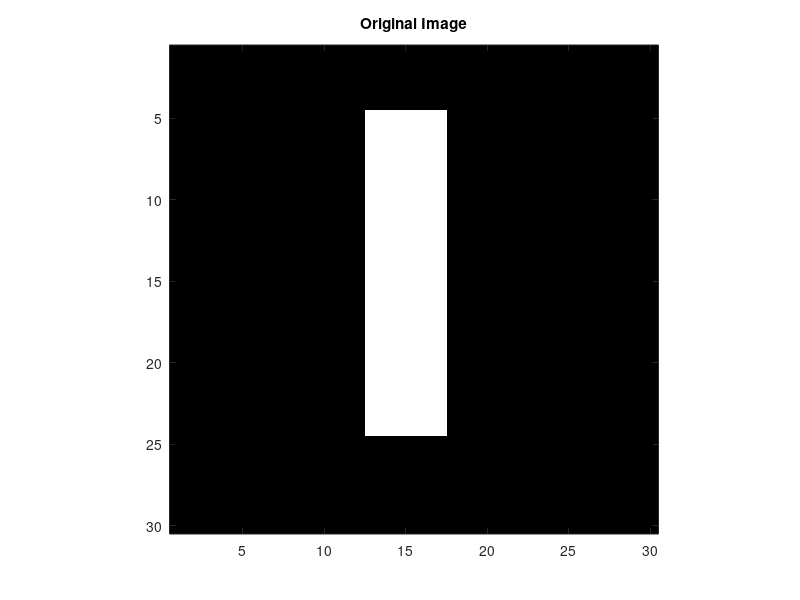
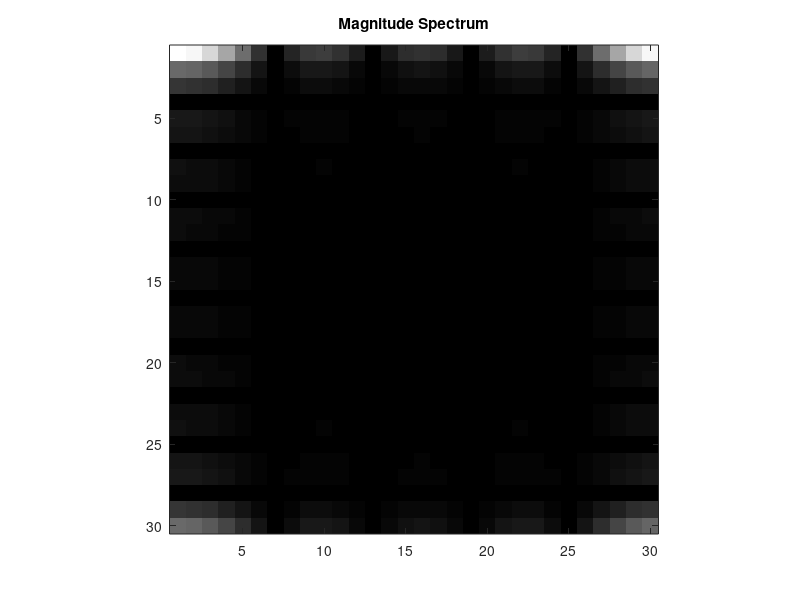
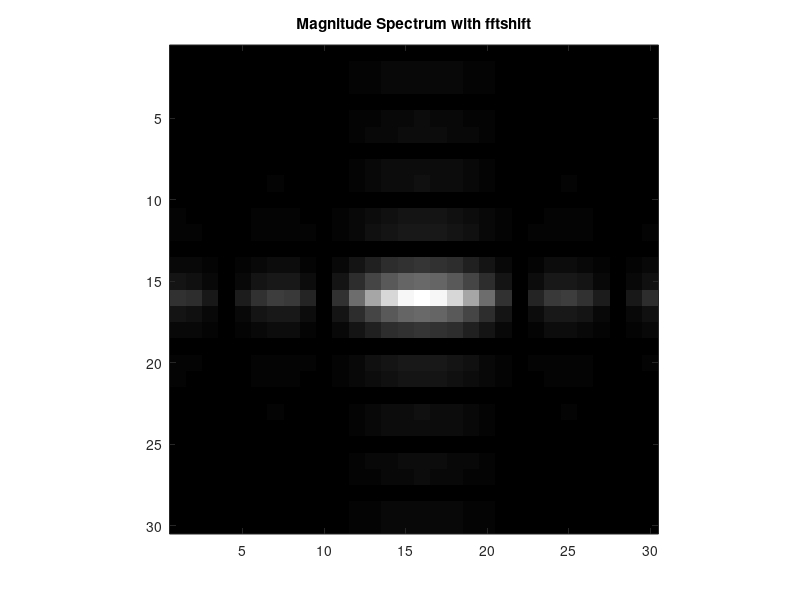
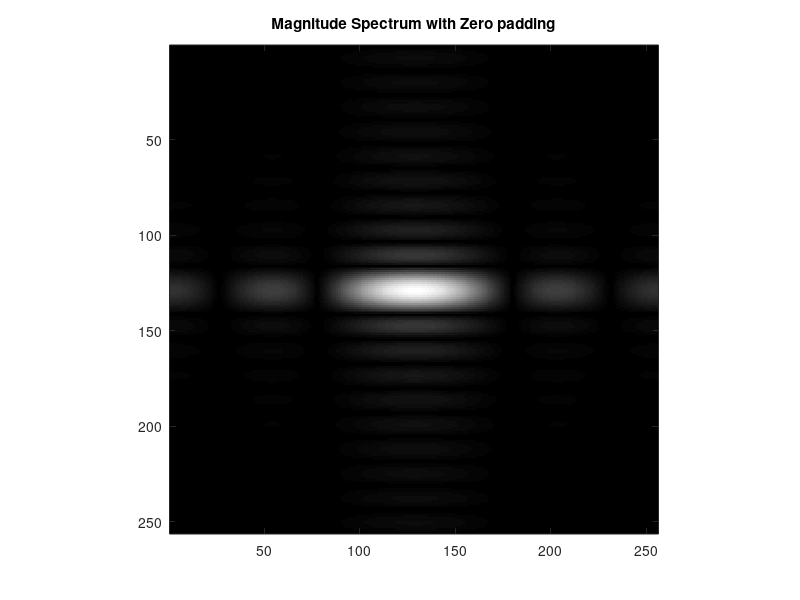

Write the MATLAB code that produced these figures, in order.

% Example 3.1: Spectrum of an image
% Create an image with a white rectangle and black background.
clear; close all; clc;

% Generate an image
im = zeros(30,30);
%%
im(5:24,13:17)=1;
%%
figure();
imshow(im); title('Original Image'); axis on
%%
% display('Spectrum of the image');
% display('Press any Key');
% pause

% Find the Spectrum using FFT
imF = fft2(im);
%%
imF_mag = abs(imF);
figure(); imshow(imF_mag,[]);title('Magnitude Spectrum'); axis on
%%
% display('Spectrum of the image with fftshift');
% display('Press any Key');
% 
% pause

% The zero-frequency coefficient is displayed in the upper left hand corner.
% To display it in the center, you can use the function fftshift.
imF_mag = fftshift(imF);

imF_mag = abs(imF_mag);       
figure(); imshow(imF_mag,[]);title('Magnitude Spectrum with fftshift'); axis on
%%
% display('Spectrum of the image with zero padding');
% display('Press any Key');
% pause

% To create a finer sampling of the Fourier transform, 
% you can add zero padding to im when computing its DFT.

imF=fft2(im, 256,256);
imF_mag = abs(fftshift(imF));       
figure(); imshow(imF_mag,[]); title('Magnitude Spectrum with Zero padding'); axis on
%%
% display('Spectrum of the image with log magnitude');
% display('Press any Key');
% pause

% To brighten the display, you can use a log function
imF_log_mag=log(1+imF_mag);
figure,imshow(imF_log_mag,[]);title('Log Magnitude  Spectrum'); axis on

display('End of the program');

